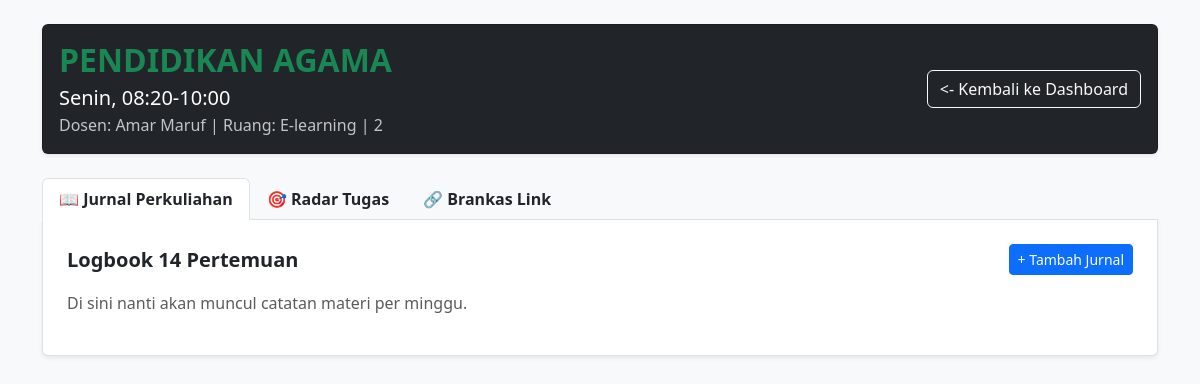
The page /detail/1 (signed in) on the database its author committed.
### tables this page shows
CREATE TABLE jadwal (
        id INTEGER PRIMARY KEY AUTOINCREMENT,
        matkul TEXT NOT NULL,
        dosen TEXT NOT NULL,
        hari TEXT NOT NULL,
        jam TEXT NOT NULL,
        sks INTEGER NOT NULL,
        ruang TEXT NOT NULL,
        semester INTEGER NOT NULL
    );

### app.py (the view)
@app.route('/detail/<int:id_jadwal>')
def detail_kelas(id_jadwal):
    if not session.get('sudah_login'):
        return redirect(url_for('login'))
    conn = get_db_connection()
    matkul_info = conn.execute('SELECT * FROM jadwal WHERE id = ?', (id_jadwal,)).fetchone()
    data_jurnal = conn.execute('SELECT * FROM jurnal WHERE jadwal_id = ? ORDER BY pertemuan_ke ASC', (id_jadwal,)).fetchall()
    data_resources = conn.execute('SELECT * FROM resources WHERE jadwal_id = ?', (id_jadwal,)).fetchall()
    data_tugas = conn.execute('SELECT * FROM tugas WHERE matkul = ?', (matkul_info['matkul'],)).fetchall()
    conn.close()
    return render_template('detail_kelas.html', matkul=matkul_info, jurnal=data_jurnal, resources=data_resources, tugas=data_tugas)

### app.py (called while the page is built)
def get_db_connection():
    conn = sqlite3.connect('kuliah.db')
    conn.row_factory = sqlite3.Row
    return conn

### templates/detail_kelas.html (shortened to what this page needs)
<!DOCTYPE html>
<html lang="id">
<head>
    <link rel="stylesheet" href="https://cdn.jsdelivr.net/npm/bootstrap@5.3.3/dist/css/bootstrap.min.css">
</head>
<body class="bg-light">
    <div class="container mt-4">
        <div class="card bg-dark text-white mb-4 shadow-sm">
            <div class="card-body d-flex flex-column flex-md-row justify-content-between align-items-md-center">
                <div>
                    <h2 class="fw-bold mb-1 text-success">{{ matkul.matkul | upper }}</h2>
                    <p class="mb-0 fs-5">{{ matkul.hari }}, {{ matkul.jam }}</p>
                    <p class="mb-0 text-light opacity-75">Dosen: {{ matkul.dosen }} | Ruang: {{ matkul.ruang }} | {{ matkul.sks }}</p>
                </div>
                <div class="mt-3 mt-md-0">
                    <a href="/" class="btn btn-outline-light w-100"><- Kembali ke Dashboard</a>
                </div>
            </div>
        </div>
        <ul class="nav nav-tabs" id="myTab" role="tablist">
            <li class="nav-item" role="presentation">
                <button class="nav-link active fw-bold text-dark" data-bs-toggle="tab" data-bs-target="#jurnal">📖 Jurnal Perkuliahan</button>
            </li>
            <li class="nav-item" role="presentation">
                <button class="nav-link fw-bold text-dark" data-bs-toggle="tab" data-bs-target="#tugas">🎯 Radar Tugas</button>
            </li>
            <li class="nav-item" role="presentation">
                <button class="nav-link fw-bold text-dark" data-bs-toggle="tab" data-bs-target="#resources">🔗 Brankas Link</button>
            </li>
        </ul>
        <div class="tab-content bg-white border border-top-0 p-4 mb-5 shadow-sm rounded-bottom">
            <div class="tab-pane fade show active" id="jurnal">
                <div class="d-flex justify-content-between align-items-center mb-3">
                    <h5 class="fw-bold mb-0">Logbook 14 Pertemuan</h5>
                    <button class="btn btn-sm btn-primary">+ Tambah Jurnal</button>
                </div>
                <p class="text-muted">Di sini nanti akan muncul catatan materi per minggu.</p>
            </div>
        </div>
    </div>
</body>
</html>

### rows shown on the page
jadwal: matkul "PENDIDIKAN AGAMA", hari "Senin", jam "08:20-10:00", dosen "Amar Maruf", ruang "E-learning", sks "2"
